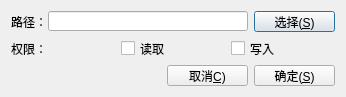
<?xml version="1.0" encoding="UTF-8"?>
<ui version="4.0">
 <class>FilePermissionManagmentDialog</class>
 <widget class="QDialog" name="FilePermissionManagmentDialog">
  <property name="geometry">
   <rect>
    <x>0</x>
    <y>0</y>
    <width>336</width>
    <height>91</height>
   </rect>
  </property>
  <property name="windowTitle">
   <string/>
  </property>
  <layout class="QVBoxLayout" name="verticalLayout_3">
   <item>
    <layout class="QVBoxLayout" name="verticalLayout_2">
     <item>
      <layout class="QHBoxLayout" name="horizontalLayout_4">
       <item>
        <widget class="QLabel" name="label_3">
         <property name="minimumSize">
          <size>
           <width>31</width>
           <height>21</height>
          </size>
         </property>
         <property name="maximumSize">
          <size>
           <width>16777215</width>
           <height>21</height>
          </size>
         </property>
         <property name="text">
          <string>路径：</string>
         </property>
        </widget>
       </item>
       <item>
        <widget class="QLineEdit" name="lineEdit">
         <property name="sizePolicy">
          <sizepolicy hsizetype="Expanding" vsizetype="Fixed">
           <horstretch>0</horstretch>
           <verstretch>0</verstretch>
          </sizepolicy>
         </property>
         <property name="minimumSize">
          <size>
           <width>200</width>
           <height>20</height>
          </size>
         </property>
         <property name="maximumSize">
          <size>
           <width>16777215</width>
           <height>20</height>
          </size>
         </property>
        </widget>
       </item>
       <item>
        <widget class="QPushButton" name="pushButtonSelect">
         <property name="minimumSize">
          <size>
           <width>81</width>
           <height>21</height>
          </size>
         </property>
         <property name="maximumSize">
          <size>
           <width>100</width>
           <height>21</height>
          </size>
         </property>
         <property name="text">
          <string>选择(&amp;S)</string>
         </property>
        </widget>
       </item>
      </layout>
     </item>
     <item>
      <layout class="QHBoxLayout" name="horizontalLayout_5">
       <item>
        <widget class="QLabel" name="label_4">
         <property name="minimumSize">
          <size>
           <width>31</width>
           <height>21</height>
          </size>
         </property>
         <property name="maximumSize">
          <size>
           <width>16777215</width>
           <height>21</height>
          </size>
         </property>
         <property name="text">
          <string>权限：</string>
         </property>
        </widget>
       </item>
       <item>
        <widget class="QCheckBox" name="checkBoxRead">
         <property name="minimumSize">
          <size>
           <width>61</width>
           <height>21</height>
          </size>
         </property>
         <property name="maximumSize">
          <size>
           <width>16777215</width>
           <height>21</height>
          </size>
         </property>
         <property name="text">
          <string>读取</string>
         </property>
        </widget>
       </item>
       <item>
        <widget class="QCheckBox" name="checkBoxWrite">
         <property name="minimumSize">
          <size>
           <width>61</width>
           <height>21</height>
          </size>
         </property>
         <property name="maximumSize">
          <size>
           <width>16777215</width>
           <height>21</height>
          </size>
         </property>
         <property name="text">
          <string>写入</string>
         </property>
        </widget>
       </item>
      </layout>
     </item>
    </layout>
   </item>
   <item>
    <layout class="QHBoxLayout" name="horizontalLayout_6">
     <item>
      <spacer name="horizontalSpacer_2">
       <property name="orientation">
        <enum>Qt::Orientation::Horizontal</enum>
       </property>
       <property name="sizeHint" stdset="0">
        <size>
         <width>40</width>
         <height>20</height>
        </size>
       </property>
      </spacer>
     </item>
     <item>
      <widget class="QPushButton" name="pushButtonCancel">
       <property name="minimumSize">
        <size>
         <width>81</width>
         <height>21</height>
        </size>
       </property>
       <property name="maximumSize">
        <size>
         <width>100</width>
         <height>21</height>
        </size>
       </property>
       <property name="text">
        <string>取消&amp;C)</string>
       </property>
      </widget>
     </item>
     <item>
      <widget class="QPushButton" name="pushButtonOK">
       <property name="minimumSize">
        <size>
         <width>81</width>
         <height>21</height>
        </size>
       </property>
       <property name="maximumSize">
        <size>
         <width>100</width>
         <height>21</height>
        </size>
       </property>
       <property name="text">
        <string>确定(&amp;S)</string>
       </property>
      </widget>
     </item>
    </layout>
   </item>
  </layout>
 </widget>
 <resources/>
 <connections/>
</ui>
